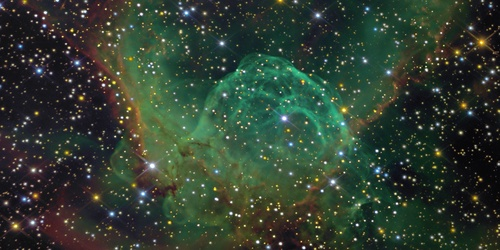
#> input picture outerspace.jpg, 500 x 250 px
$ python 'lesson two guys !! (insert nerd face).py'
#> lines starting #> are read from the running program, lines starting #| are printed output that depends on the picture
import cv2
space=cv2.imread("outerspace.jpg",1)
#> space is the input picture: shape (250, 500, 3); mean B, G, R 49.4, 62.5, 48.9
sand=cv2.imread("desert.jpg",1)
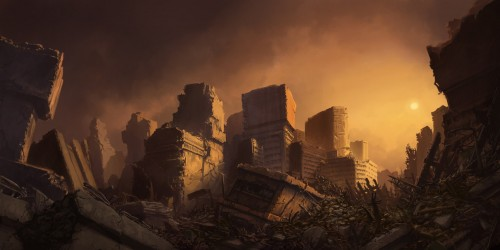
#> input picture desert.jpg, 500 x 250 px
#> sand is the input picture: shape (250, 500, 3); mean B, G, R 34.8, 52.4, 81
cv2.imshow("IS THAT NEIL ARMSTONG??",space)
cv2.imshow("wOOOOoOOoOoO So ScArYyYyyYy!", sand)

#mixing
spane=cv2.addWeighted(space ,0.5 ,sand ,0.5 ,1)
cv2.imshow("WHY IS THE DESERT CLASHING WITH THE SPACE??",spane)
cv2.waitKey(0)
cv2.destroyAllWindows()

#subtracting
diamond=cv2.imread("diamond.jpg",1)
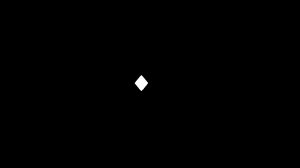
#> input picture diamond.jpg, 300 x 168 px
#> diamond is the input picture: shape (168, 300, 3); min 0, max 255, mean 0.6
star=cv2.imread("whitestar.jpg",1)
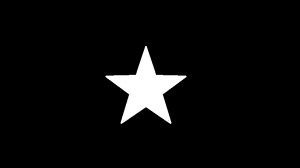
#> input picture whitestar.jpg, 300 x 168 px
#> star is the input picture: shape (168, 300, 3); min 0, max 255, mean 11.7
cv2.imshow("shine bright like a diamond ✧˖°.",diamond)
cv2.imshow("aim for the moon, if you miss, you will hit me! -this star",star)
stamond=cv2.subtract(star,diamond)
cv2.imshow("not sure what to put here", stamond)
cv2.waitKey(0)
cv2.destroyAllWindows()

#resizing
cat=cv2.imread("shockedshocked.jpg",1)
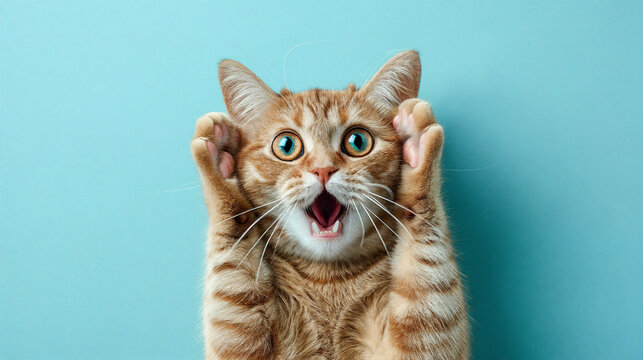
#> input picture shockedshocked.jpg, 643 x 360 px
#> cat is the input picture: shape (360, 643, 3); mean B, G, R 176.9, 178.4, 132.9
cv2.imshow("weow! (get it? its not meow)",cat)
caty=cv2.resize(cat,(300,150))
cv2.imshow("weow! (but smaller)",caty)
cv2.waitKey(0)
cv2.destroyAllWindows()

#erosion
import numpy as np
kernel=np.ones((3,3),np.uint8)
newcat=cv2.erode(cat,kernel)
cv2.imshow("woaw",newcat)
cv2.waitKey(0)
cv2.destroyAllWindows()

#bordering around images
trapcat=cv2.copyMakeBorder(cat,50,50,50,50,cv2.BORDER_CONSTANT,value=1)
cv2.imshow("helppp im trapped!!!",trapcat)
cv2.waitKey(0)


#bordering around images (reflected)
catx=cv2.copyMakeBorder(cat,50,50,50,50,cv2.BORDER_REFLECT,value=1)
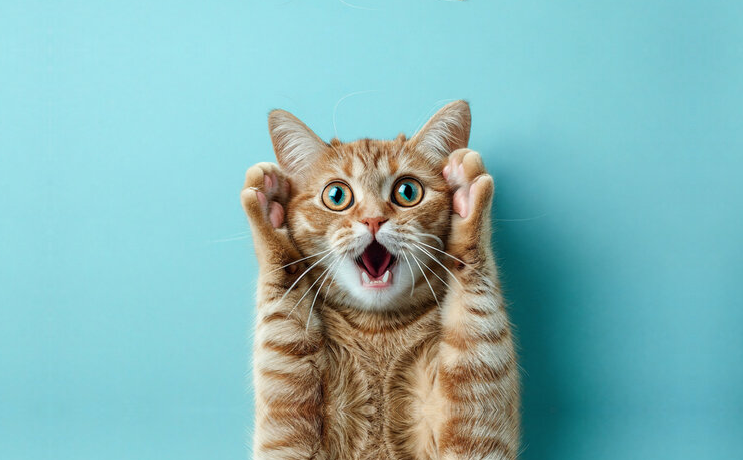
#> catx: shape (460, 743, 3); mean B, G, R 183.9, 183.5, 132.8
cv2.imshow("b",catx)

#blurring technique 1
tiiger=cv2.imread("tiiger.jpg")
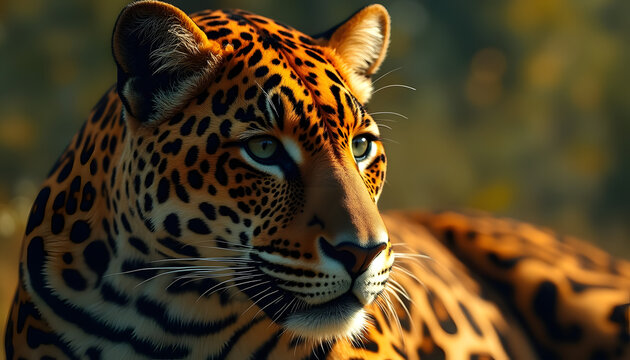
#> input picture tiiger.jpg, 630 x 360 px
#> tiiger is the input picture: shape (360, 630, 3); mean B, G, R 34.6, 63.2, 79.4
cv2.imshow("#rawr",tiiger)
#gaussian blurring
bone=cv2.GaussianBlur(tiiger,(11,11),0)
cv2.imshow("#rawrbutimstillbadatphotograpysoishoulddefitinlyhiresomeonenexttime",bone)

#median blurring
btwo=cv2.medianBlur(tiiger,13)
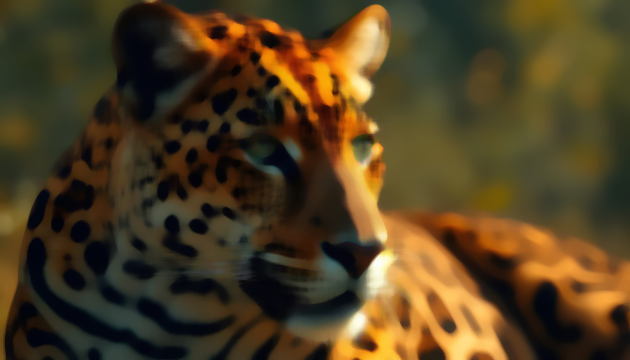
#> btwo: shape (360, 630, 3); mean B, G, R 33.5, 62.9, 80.4
cv2.imshow("#idonthaveenoughmoneytokiresomebodyandnowsomeonewantsmetorecoredamoviebutineedthemoneysoiwilldoitwithmybadphotograpyskillsandprobablybadcamera",btwo)

#bilateral blurring
bilateral=cv2.bilateralFilter(tiiger,9,75,75)
cv2.imshow("#igotfiredoffmyjobtobeamovierecorderbecaueof myskillsandtheyharshlytodmethatimtheproblemandmycameraisfineandactuallygoodqualitysoimusttakephotographyskills",bilateral)
cv2.waitKey(0)
cv2.destroyAllWindows()
